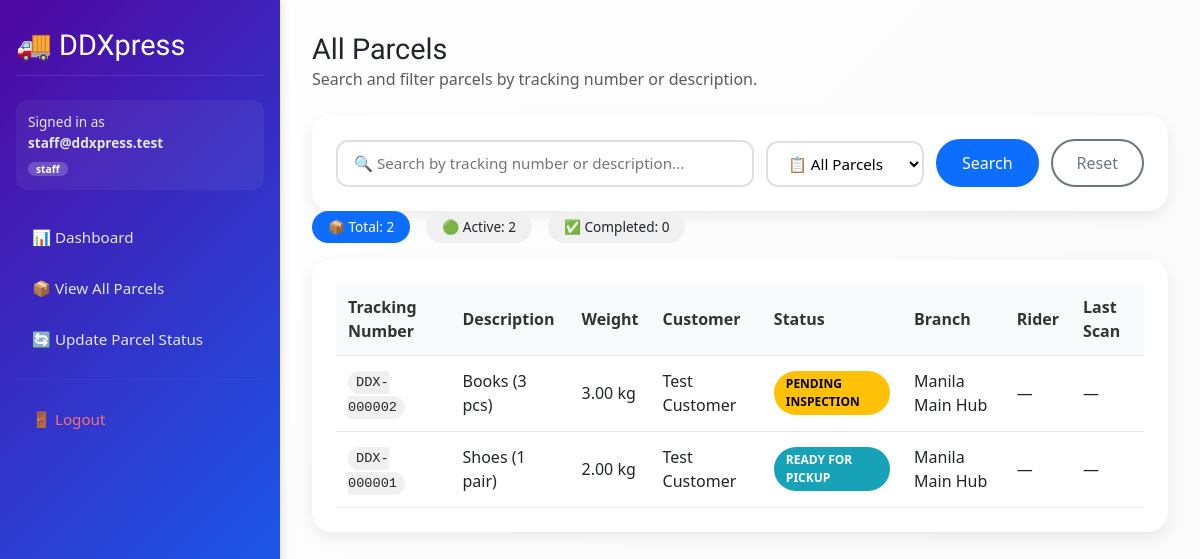
/staff/parcels.php (signed in), run on the app's committed database.
### tables this page shows
CREATE TABLE parcel (
  id INT AUTO_INCREMENT PRIMARY KEY,
  booking_id INT NOT NULL,
  tracking_number VARCHAR(32) NOT NULL UNIQUE,
  description VARCHAR(255) NOT NULL,
  declared_value DECIMAL(10,2) NOT NULL DEFAULT 0.00,
  weight_kg DECIMAL(10,2) NOT NULL DEFAULT 0.00,
  status ENUM(
    'PENDING_DROP_OFF',
    'PENDING_INSPECTION',
    'DECLINED',
    'READY_FOR_PICKUP',
    'OUT_FOR_DELIVERY',
    'IN_TRANSIT',
    'DELIVERED'
  ) NOT NULL DEFAULT 'PENDING_DROP_OFF',
  current_branch_id INT NULL,
  inspected_by_staff_id INT NULL,
  assigned_rider_id INT NULL,
  last_scan_at DATETIME NULL,
  created_at DATETIME NOT NULL DEFAULT CURRENT_TIMESTAMP,
  CONSTRAINT fk_parcel_booking FOREIGN KEY (booking_id) REFERENCES booking(id),
  CONSTRAINT fk_parcel_branch FOREIGN KEY (current_branch_id) REFERENCES branch(id),
  CONSTRAINT fk_parcel_inspected_by FOREIGN KEY (inspected_by_staff_id) REFERENCES staff(id),
  CONSTRAINT fk_parcel_rider FOREIGN KEY (assigned_rider_id) REFERENCES staff(id)
);

CREATE TABLE customer (
  id INT AUTO_INCREMENT PRIMARY KEY,
  full_name VARCHAR(120) NOT NULL,
  email VARCHAR(190) NOT NULL UNIQUE,
  password_hash VARCHAR(255) NOT NULL,
  phone VARCHAR(40) NULL,
  address VARCHAR(255) NULL,
  created_at DATETIME NOT NULL DEFAULT CURRENT_TIMESTAMP
);

CREATE TABLE branch (
  id INT AUTO_INCREMENT PRIMARY KEY,
  name VARCHAR(120) NOT NULL,
  address VARCHAR(255) NULL,
  created_at DATETIME NOT NULL DEFAULT CURRENT_TIMESTAMP
);

### includes/util.php (called while the page is built, shortened)
<?php
function h(?string $s): string
{
    return htmlspecialchars($s ?? "", ENT_QUOTES, "UTF-8");
}

### staff/parcels.php (the view, shortened to what this page needs)
<?php
require_once("../config/db.php");
require_once("../includes/util.php");
$staffId = (int)($_SESSION["user_id"] ?? 0);
$q = trim($_GET["q"] ?? "");
$filter = strtolower(trim($_GET["filter"] ?? "all"));
$activeStatuses = [
    "PENDING_DROP_OFF",
    "PENDING_INSPECTION",
    "READY_FOR_PICKUP",
    "OUT_FOR_DELIVERY",
    "IN_TRANSIT",
];
$completedStatuses = [
    "DELIVERED",
    "DECLINED",
];
$where = [];
$types = "";
$params = [];
$stmt = $conn->prepare("SELECT branch_id FROM staff WHERE id = ? AND staff_role = 'staff' LIMIT 1");
$stmt->bind_param("i", $staffId);
$stmt->execute();
$res = $stmt->get_result();
$me = $res ? $res->fetch_assoc() : null;
$branchId = (int)($me["branch_id"] ?? 0);
$where[] = "b.origin_branch_id = ?";
$types .= "i";
$params[] = $branchId;
if ($filter === "active") {
    $in = "'" . implode("','", $activeStatuses) . "'";
    $where[] = "pr.status IN (" . $in . ")";
} elseif ($filter === "completed") {
    $in = "'" . implode("','", $completedStatuses) . "'";
    $where[] = "pr.status IN (" . $in . ")";
} else {
    $filter = "all";
}
$whereSql = $where ? ("WHERE " . implode(" AND ", $where)) : "";
$stmt = $conn->prepare("
    SELECT pr.id, pr.tracking_number, pr.description, pr.status, pr.current_branch_id, pr.assigned_rider_id, pr.last_scan_at, pr.weight_kg,
           br.name AS branch_name,
           s.full_name AS rider_name,
           b.id AS booking_id,
           cb.full_name AS customer_name
    FROM parcel pr
    JOIN booking b ON b.id = pr.booking_id
    JOIN customer cb ON cb.id = b.customer_id
    LEFT JOIN branch br ON br.id = pr.current_branch_id
    LEFT JOIN staff s ON s.id = pr.assigned_rider_id
    $whereSql
    ORDER BY
      CASE
        WHEN pr.status = 'DELIVERED' THEN 2
        WHEN pr.status = 'DECLINED' THEN 2
        ELSE 1
      END ASC,
      pr.id DESC
    LIMIT 200
");
if ($types !== "") {
    $stmt->bind_param($types, ...$params);
}
$stmt->execute();
$res = $stmt->get_result();
$rows = $res ? $res->fetch_all(MYSQLI_ASSOC) : [];
?>
<div class="parcels-header">
    <div>
        <h1 style="font-family: 'ADLaM Display', serif; font-size: 1.8rem; margin: 0;">All Parcels</h1>
        <p class="text-muted mb-0">Search and filter parcels by tracking number or description.</p>
    </div>
</div>
<div class="search-card">
    <form method="get" class="search-form">
        <input class="search-input" type="text" name="q" value="<?= h($q) ?>" placeholder="🔍 Search by tracking number or description...">
        <select class="filter-select" name="filter">
            <option value="all" <?= $filter === "all" ? "selected" : "" ?>>📋 All Parcels</option>
        </select>
        <button class="btn-primary" type="submit">Search</button>
        <a class="btn-outline" href="/DDXpress/staff/parcels.php">Reset</a>
    </form>
</div>
<div class="stats-row">
    <?php
        $totalAll = count($rows);
        $totalActive = 0;
        $totalCompleted = 0;
        foreach ($rows as $r) {
            if (in_array($r["status"], $activeStatuses)) $totalActive++;
        }
    ?>
    <span class="stat-chip <?= $filter === 'all' ? 'active' : '' ?>">📦 Total: <?= $totalAll ?></span>
    <span class="stat-chip <?= $filter === 'active' ? 'active' : '' ?>">🟢 Active: <?= $totalActive ?></span>
    <span class="stat-chip <?= $filter === 'completed' ? 'active' : '' ?>">✅ Completed: <?= $totalCompleted ?></span>
</div>
<?php if (empty($rows)): ?>
    <div class="search-card" style="text-align: center;">
        <p class="text-muted">No parcels found.</p>
        <?php if ($q !== ""): ?>
            <p class="text-muted" style="margin-top: 0.5rem;">Try a different search term.</p>
        <?php endif; ?>
    </div>
<?php else: ?>
    <div class="search-card parcels-table">
        <div class="table-responsive">
            <table>
                <thead>
                    <tr>
                        <th>Tracking Number</th>
                        <th>Description</th>
                        <th>Weight</th>
                        <th>Customer</th>
                        <th>Status</th>
                        <th>Branch</th>
                        <th>Rider</th>
                        <th>Last Scan</th>
                    </tr>
                </thead>
                <tbody>
                    <?php foreach ($rows as $r): ?>
                        <tr>
                            <td><span class="tracking-code"><?= h($r["tracking_number"]) ?></span></td>
                            <td><?= h($r["description"]) ?></td>
                            <td><?= number_format((float)($r["weight_kg"] ?? 0), 2) ?> kg</td>
                            <td><?= h($r["customer_name"]) ?></td>
                            <td>
                                <span class="status-badge status-<?= h($r["status"]) ?>">
                                    <?= str_replace('_', ' ', h($r["status"])) ?>
                                </span>
                            </td>
                            <td><?= h($r["branch_name"] ?? "—") ?></td>
                            <td><?= h($r["rider_name"] ?? "—") ?></td>
                            <td><?= h($r["last_scan_at"] ?? "—") ?></td>
                        </tr>
                    <?php endforeach; ?>
                </tbody>
            </table>
        </div>
    </div>
<?php endif; ?>
<?php
include("../layout/layout.php");
?>

### layout/layout.php (style rules this page uses)
* { margin: 0; padding: 0; box-sizing: border-box; }
body { background: linear-gradient(135deg, #ffffff 0%, #fafafa 100%); min-height: 100vh; font-family: 'Segoe UI', Tahoma, Geneva, Verdana, sans-serif; }
h1, h2, h3, h4, h5, h6 { font-family: 'ADLaM Display', serif; }

### staff/parcels.php (style rules this page uses)
.parcels-header { display: flex; justify-content: space-between; align-items: center; margin-bottom: 1.5rem; }
.search-card { background: white; border-radius: 20px; padding: 1.5rem; box-shadow: 0 5px 15px rgba(0, 0, 0, 0.08); }
.search-form { display: flex; flex-wrap: wrap; gap: 0.75rem; align-items: flex-end; }
.search-input { flex: 1; min-width: 250px; padding: 10px 16px; border: 2px solid #e0e0e0; border-radius: 12px; font-size: 0.95rem; transition: all 0.3s; }
.filter-select { padding: 10px 16px; border: 2px solid #e0e0e0; border-radius: 12px; font-size: 0.95rem; background: white; min-width: 150px; }
.btn-primary { padding: 10px 24px; border-radius: 30px; text-decoration: none; font-weight: 500; transition: all 0.3s; border: 2px solid #0d6efd; display: inline-block; background: #0d6efd; color: white; cursor: pointer; }
.btn-outline { padding: 10px 24px; border-radius: 30px; text-decoration: none; font-weight: 500; transition: all 0.3s; border: 2px solid #6c757d; display: inline-block; background: transparent; color: #6c757d; }
.parcels-table { margin-top: 1rem; }
.table-responsive { overflow-x: auto; }
table { width: 100%; border-collapse: collapse; }
th, td { padding: 12px; text-align: left; border-bottom: 1px solid #e5e7eb; }
th { background: #f8f9fa; font-weight: 600; color: #333; }
.tracking-code { font-family: monospace; background: #f0f0f0; padding: 4px 8px; border-radius: 20px; font-size: 0.85rem; }
.status-badge { display: inline-block; padding: 4px 12px; border-radius: 50px; font-size: 0.75rem; font-weight: 600; }
.status-READY_FOR_PICKUP { background: #17a2b8; color: #fff; }
.status-PENDING_INSPECTION { background: #ffc107; color: #000; }
.stats-row { display: flex; gap: 1rem; margin-bottom: 1rem; flex-wrap: wrap; }
.stat-chip { padding: 6px 16px; border-radius: 30px; font-size: 0.85rem; background: #f0f0f0; }
.stat-chip.active { background: #0d6efd; color: white; }

### data on the page
parcel: tracking_number "DDX-000002", description "Books (3 pcs)", weight_kg "3.00", customer.full_name "Test Customer", status "PENDING INSPECTION", current_branch.name "Manila Main Hub", rider_name "—", last_scan_at "—"
parcel: tracking_number "DDX-000001", description "Shoes (1 pair)", weight_kg "2.00", customer.full_name "Test Customer", status "READY FOR PICKUP", current_branch.name "Manila Main Hub", rider_name "—", last_scan_at "—"

### other printed values
$email "staff@ddxpress.test"
$role "staff"
$totalAll "2"
$totalActive "2"
$totalCompleted "0"
